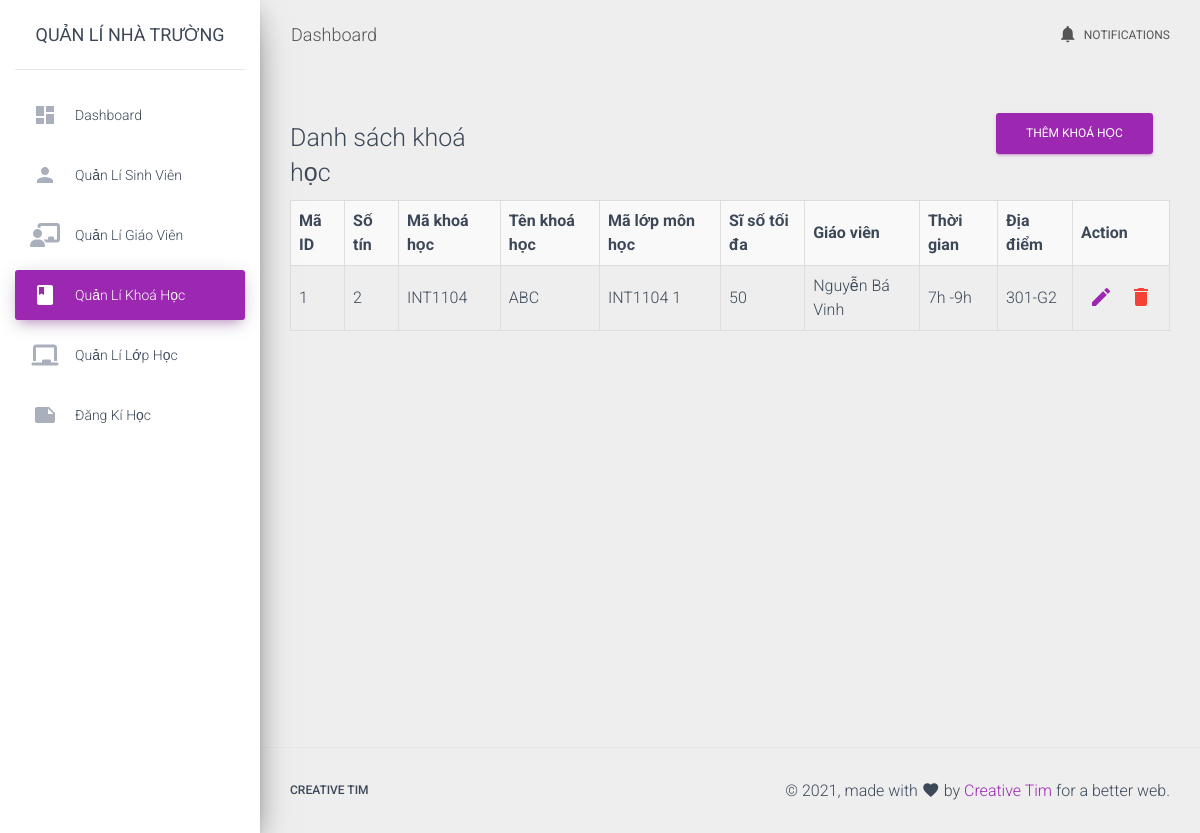
/manageCourse.php?type=view, run on an earlier commit of the app's database.
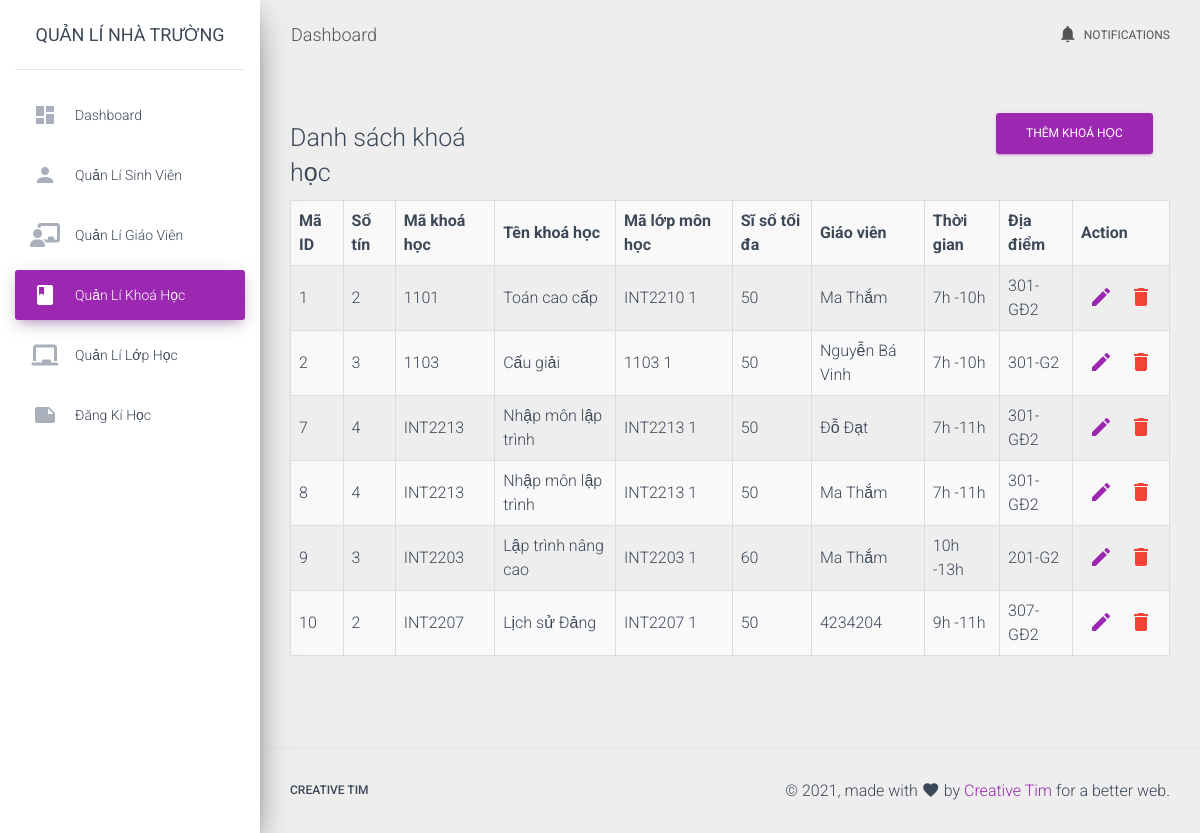
And on a later commit of the database.
### tables this page shows
CREATE TABLE `courses` (
  `id` int(11) NOT NULL,
  `credit` int(11) NOT NULL,
  `startTime` varchar(5) NOT NULL,
  `endTime` varchar(5) NOT NULL,
  `place` varchar(11) NOT NULL,
  `courseCode` varchar(15) NOT NULL,
  `courseName` varchar(50) NOT NULL,
  `courseClassCode` varchar(20) NOT NULL,
  `maxStudent` int(11) NOT NULL,
  `teacherId` int(11) NOT NULL
);

CREATE TABLE `teachers` (
  `id` int(11) NOT NULL,
  `fullName` varchar(50) NOT NULL,
  `unit` varchar(50) NOT NULL,
  `contactNumber` varchar(11) NOT NULL
);

### module/course/view.php (the view, shortened to what this page needs)
<?php $sql = "SELECT * from $myTable";
$result = $conn->query($sql);
?>
<div class="row">
    <div class="col-sm-3">
        <h3>Danh sách khoá học</h3>
    </div>
    <div  class="col-sm-9 text-right">
        <a class='nav-link' href='manageCourse.php?type=add'>
            <button class="btn btn-primary">Thêm khoá học</button>
        </a>
    </div>
</div>
<?php
if ($result->num_rows <= 0) {
echo "0 results";
} else {
?>
<form method='get'>
    <table style='width:100%; text-align: left' class='table table-striped table-bordered table-hover'>
        <tr>
            <th>Mã ID</th>
            <th>Số tín</th>
            <th>Mã khoá học</th>
            <th>Tên khoá học</th>
            <th>Mã lớp môn học</th>
            <th>Sĩ số tối đa</th>
            <th>Giáo viên</th>
            <th>Thời gian</th>
            <th>Địa điểm</th>
            <th>Action</th>
        </tr>
<?php
        while ($row = $result->fetch_assoc()) {
        $query = getActionForm('manageCourse.php', $row['id']);
        $sqlFindTeacherNameThroughId = "SELECT `fullName` FROM `teachers` WHERE id ='$row[teacherId]'";
        if ($teacherName = $conn->query($sqlFindTeacherNameThroughId)) {
        $nameTeacher = $teacherName->fetch_all()[0][0];
        } else {
        echo $conn->error;
        }
        echo "<tr>";
            echo "<td>$row[id]</td>
            <td>$row[credit]</td>
            <td>$row[courseCode]</td>
            <td>$row[courseName]</td>
            <td>$row[courseClassCode]</td>
            <td>$row[maxStudent]</td>
            <td>$nameTeacher</td>
            <td>$row[startTime] -$row[endTime]  </td>
            <td>$row[place]</td>
            <td>$query</td>
        </tr>";
        }
        echo "
    </table>
</form>";
}

### function/functions.php (shortened to what this page needs)
<?php
function getActionForm($originLink, $id, $edit = true, $delete = true, $deletedElement = "", $regis = false, $addCourse = false, $studentId = "")
{
    $res = "<ul style='display: flex'>";
    if ($edit) {
        $res .= "
                <li class='item'>
                <a class='nav-link' href='$originLink?type=edit&for=$id'>
                <i class='material-icons'>edit</i>
                </a></li>";
    }
    if ($delete) {
        if ($deletedElement == '') {
            $url = "$originLink?type=delete&for=$id";
        } else {
            $url = "$originLink?type=delete&for=$id&ele=$deletedElement";
        }
        $res .= '<li class="item" onClick="confirmDelete(\'' . $url . '\')">
                <i class="material-icons text-danger" style="cursor: pointer; padding: 0.25rem 0.5rem">delete</i>
                </li>';
    }
    $res .= "</ul>";
    return $res;
}
        ?>

What changed in the data, as far as the page shows it:
changed courses id 1: courseCode "INT1104" → "1101"; courseName "ABC" → "Toán cao cấp"; courseClassCode "INT1104 1" → "INT2210 1"; teacherId.fullName "Nguyễn Bá Vinh" → "Ma Thắm"; endTime "9h" → "10h"; place "301-G2" → "301-GĐ2"
added courses: id "2", credit "3", courseCode "1103", courseName "Cấu giải", courseClassCode "1103 1", maxStudent "50", teacherId.fullName "Nguyễn Bá Vinh", startTime "7h", endTime "10h", place "301-G2"
added courses: id "7", credit "4", courseCode "INT2213", courseName "Nhập môn lập trình", courseClassCode "INT2213 1", maxStudent "50", teacherId.fullName "Đỗ Đạt", startTime "7h", endTime "11h", place "301-GĐ2"
added courses: id "8", credit "4", courseCode "INT2213", courseName "Nhập môn lập trình", courseClassCode "INT2213 1", maxStudent "50", teacherId.fullName "Ma Thắm", startTime "7h", endTime "11h", place "301-GĐ2"
added courses: id "9", credit "3", courseCode "INT2203", courseName "Lập trình nâng cao", courseClassCode "INT2203 1", maxStudent "60", teacherId.fullName "Ma Thắm", startTime "10h", endTime "13h", place "201-G2"
added courses: id "10", credit "2", courseCode "INT2207", courseName "Lịch sử Đảng", courseClassCode "INT2207 1", maxStudent "50", teacherId.fullName "4234204", startTime "9h", endTime "11h", place "307-GĐ2"
